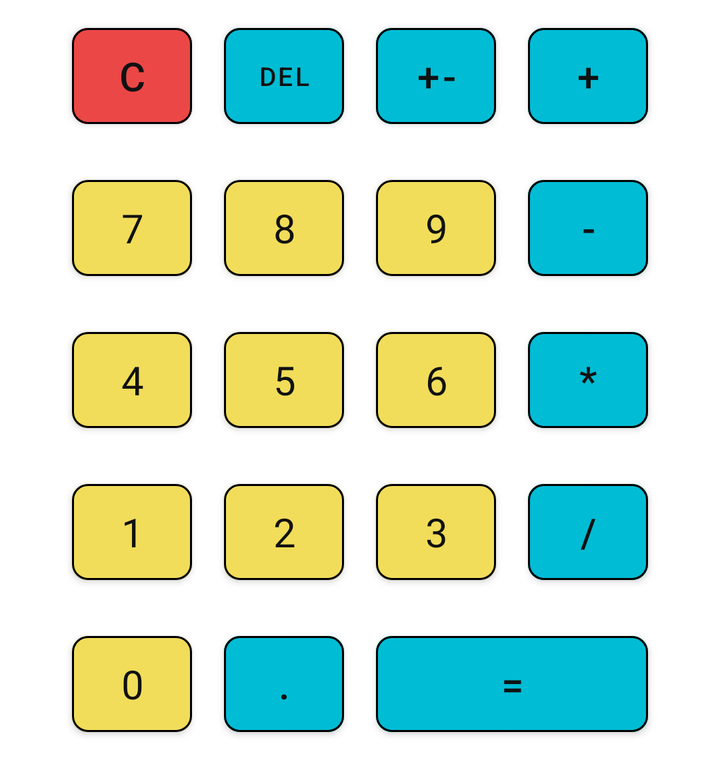
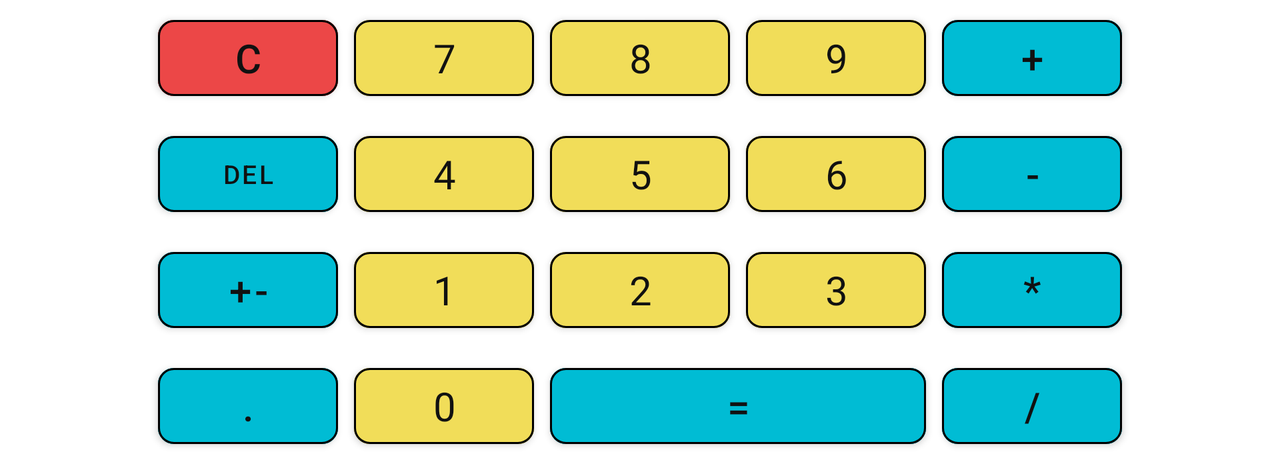

The same Android screen from two of the app's own layout files: first res/layout/ as a phone draws it, then the repository's variant for another configuration, drawn on a device whose configuration selects that folder. Both files follow.
<!-- AndroidManifest.xml: application theme Theme.MyCalculator -->
<!-- res/layout/activity_keyboard.xml -->
<?xml version="1.0" encoding="utf-8"?>
<TableLayout xmlns:android="http://schemas.android.com/apk/res/android"
    android:layout_width="match_parent"
    android:layout_height="wrap_content"
    android:layout_columnSpan="4"
    android:background="@color/keyboard_background">

    <TableRow
        android:layout_width="match_parent"
        android:layout_height="match_parent"
        android:gravity="center">

        <com.google.android.material.button.MaterialButton
            android:id="@+id/reset_button"
            style="@style/ButtonStyle.Reset"
            android:text="@string/button_reset"/>

        <com.google.android.material.button.MaterialButton
            android:id="@+id/delete_button"
            style="@style/ButtonStyle.Actions"
            android:textSize="@dimen/del_button_text_size"
            android:text="@string/button_delete"/>

        <com.google.android.material.button.MaterialButton
            android:id="@+id/change_number_sign_button"
            style="@style/ButtonStyle.Actions"
            android:text="@string/button_change_sign"/>

        <com.google.android.material.button.MaterialButton
            android:id="@+id/plus_button"
            style="@style/ButtonStyle.Actions"
            android:text="@string/button_plus"/>
    </TableRow>

    <TableRow
        android:layout_width="match_parent"
        android:layout_height="match_parent"
        android:gravity="center">

        <com.google.android.material.button.MaterialButton
            android:id="@+id/seven_button"
            style="@style/ButtonStyle.Numbers"
            android:text="@string/button_7"/>

        <com.google.android.material.button.MaterialButton
            android:id="@+id/eight_button"
            style="@style/ButtonStyle.Numbers"
            android:text="@string/button_8"/>

        <com.google.android.material.button.MaterialButton
            android:id="@+id/nine_button"
            style="@style/ButtonStyle.Numbers"
            android:text="@string/button_9"/>

        <com.google.android.material.button.MaterialButton
            android:id="@+id/minus_button"
            style="@style/ButtonStyle.Actions"
            android:text="@string/button_minus"/>
    </TableRow>

    <TableRow
        android:layout_width="match_parent"
        android:layout_height="match_parent"
        android:gravity="center">

        <com.google.android.material.button.MaterialButton
            android:id="@+id/four_button"
            style="@style/ButtonStyle.Numbers"
            android:text="@string/button_4"/>

        <com.google.android.material.button.MaterialButton
            android:id="@+id/five_button"
            style="@style/ButtonStyle.Numbers"
            android:text="@string/button_5"/>

        <com.google.android.material.button.MaterialButton
            android:id="@+id/six_button"
            style="@style/ButtonStyle.Numbers"
            android:text="@string/button_6"/>

        <com.google.android.material.button.MaterialButton
            android:id="@+id/multiply_button"
            style="@style/ButtonStyle.Actions"
            android:text="@string/button_multiply"/>
    </TableRow>

    <TableRow
        android:layout_width="match_parent"
        android:layout_height="match_parent"
        android:gravity="center">

        <com.google.android.material.button.MaterialButton
            android:id="@+id/one_button"
            style="@style/ButtonStyle.Numbers"
            android:text="@string/button_1"/>

        <com.google.android.material.button.MaterialButton
            android:id="@+id/two_button"
            style="@style/ButtonStyle.Numbers"
            android:text="@string/button_2"/>

        <com.google.android.material.button.MaterialButton
            android:id="@+id/three_button"
            style="@style/ButtonStyle.Numbers"
            android:text="@string/button_3"/>

        <com.google.android.material.button.MaterialButton
            android:id="@+id/divide_button"
            style="@style/ButtonStyle.Actions"
            android:text="@string/button_divide"/>
    </TableRow>

    <TableRow
        android:layout_width="match_parent"
        android:layout_height="match_parent"
        android:gravity="center">

        <com.google.android.material.button.MaterialButton
            android:id="@+id/zero_button"
            style="@style/ButtonStyle.Numbers"
            android:text="@string/button_0"/>

        <com.google.android.material.button.MaterialButton
            android:id="@+id/point_button"
            style="@style/ButtonStyle.Actions"
            android:text="@string/button_point"/>

        <com.google.android.material.button.MaterialButton
            android:id="@+id/result_button"
            style="@style/ButtonStyle.Actions"
            android:layout_span="2"
            android:text="@string/button_result"/>


    </TableRow>

</TableLayout>
<!-- resources referenced by this layout -->
<resources>
  <color name="keyboard_background">#0000</color>
  <dimen name="del_button_text_size">13sp</dimen>
  <string name="button_0">0</string>
  <string name="button_1">1</string>
  <string name="button_2">2</string>
  <string name="button_3">3</string>
  <string name="button_4">4</string>
  <string name="button_5">5</string>
  <string name="button_6">6</string>
  <string name="button_7">7</string>
  <string name="button_8">8</string>
  <string name="button_9">9</string>
  <string name="button_change_sign">+-</string>
  <string name="button_delete">del</string>
  <string name="button_divide">/</string>
  <string name="button_minus">-</string>
  <string name="button_multiply">*</string>
  <string name="button_plus">+</string>
  <string name="button_point">.</string>
  <string name="button_reset">C</string>
  <string name="button_result">=</string>
  <style name="ButtonStyle.Actions">
          <item name="android:backgroundTint">@color/action_button_color</item>
          <item name="android:textColor">@color/action_button_text_color</item>
          <item name="android:textSize">@dimen/button_text_size</item>
      </style>
  <style name="ButtonStyle.Numbers">
          <item name="android:backgroundTint">@color/number_button_color</item>
          <item name="android:textColor">@color/number_button_text_color</item>
          <item name="android:textSize">@dimen/button_text_size</item>
          <item name="android:fontFamily">@font/numbers2</item>
      </style>
  <style name="ButtonStyle.Reset">
          <item name="android:backgroundTint">@color/reset_button_color</item>
          <item name="android:textColor">@color/reset_button_text_color</item>
          <item name="android:textSize">@dimen/button_text_size</item>
      </style>
  <style name="Theme.MyCalculator" parent="Theme.MaterialComponents.DayNight.DarkActionBar">
          
              <item name="colorPrimary">@color/purple_500</item>
          <item name="colorPrimaryVariant">@color/purple_700</item>
          <item name="colorOnPrimary">@color/white</item>
          
          <item name="colorSecondary">@color/teal_200</item>
          <item name="colorSecondaryVariant">@color/teal_700</item>
          <item name="colorOnSecondary">@color/black</item>
          
          <item name="android:statusBarColor" tools:targetApi="l">?attr/colorPrimaryVariant</item>
          
      </style>
  <color name="action_button_color">#00BCD4</color>
  <color name="action_button_text_color">#111111</color>
  <dimen name="button_text_size">20sp</dimen>
  <color name="number_button_color">#F1DD59</color>
  <color name="number_button_text_color">#111111</color>
  <color name="reset_button_color">#EC4747</color>
  <color name="reset_button_text_color">#111111</color>
  <color name="purple_500">#FF6200EE</color>
  <color name="purple_700">#FF3700B3</color>
  <color name="white">#FFFFFFFF</color>
  <color name="teal_200">#FF03DAC5</color>
  <color name="teal_700">#FF018786</color>
  <color name="black">#FF000000</color>
</resources>
<!-- res/layout-land/activity_keyboard.xml (the repository's variant of the layout above) -->
<!-- drawn on the phone turned sideways -->
<?xml version="1.0" encoding="utf-8"?>
<TableLayout xmlns:android="http://schemas.android.com/apk/res/android"
    android:layout_width="match_parent"
    android:layout_height="wrap_content"
    android:layout_columnSpan="5">

    <TableRow
        android:layout_width="match_parent"
        android:layout_height="wrap_content"
        android:gravity="center">

        <com.google.android.material.button.MaterialButton
            android:id="@+id/reset_button"
            style="@style/ButtonStyle.Reset"
            android:text="@string/button_reset" />

        <com.google.android.material.button.MaterialButton
            android:id="@+id/seven_button"
            style="@style/ButtonStyle.Numbers"
            android:text="@string/button_7" />

        <com.google.android.material.button.MaterialButton
            android:id="@+id/eight_button"
            style="@style/ButtonStyle.Numbers"
            android:text="@string/button_8" />

        <com.google.android.material.button.MaterialButton
            android:id="@+id/nine_button"
            style="@style/ButtonStyle.Numbers"
            android:text="@string/button_9" />

        <com.google.android.material.button.MaterialButton
            android:id="@+id/plus_button"
            style="@style/ButtonStyle.Actions"
            android:text="@string/button_plus" />
    </TableRow>

    <TableRow
        android:layout_width="match_parent"
        android:layout_height="match_parent"
        android:gravity="center">

        <com.google.android.material.button.MaterialButton
            android:id="@+id/delete_button"
            style="@style/ButtonStyle.Actions"
            android:text="@string/button_delete"
            android:textSize="@dimen/del_button_text_size" />

        <com.google.android.material.button.MaterialButton
            android:id="@+id/four_button"
            style="@style/ButtonStyle.Numbers"
            android:text="@string/button_4" />

        <com.google.android.material.button.MaterialButton
            android:id="@+id/five_button"
            style="@style/ButtonStyle.Numbers"
            android:text="@string/button_5" />

        <com.google.android.material.button.MaterialButton
            android:id="@+id/six_button"
            style="@style/ButtonStyle.Numbers"
            android:text="@string/button_6" />

        <com.google.android.material.button.MaterialButton
            android:id="@+id/minus_button"
            style="@style/ButtonStyle.Actions"
            android:text="@string/button_minus" />
    </TableRow>

    <TableRow
        android:layout_width="match_parent"
        android:layout_height="match_parent"
        android:gravity="center">

        <com.google.android.material.button.MaterialButton
            android:id="@+id/change_number_sign_button"
            style="@style/ButtonStyle.Actions"
            android:text="@string/button_change_sign" />

        <com.google.android.material.button.MaterialButton
            android:id="@+id/one_button"
            style="@style/ButtonStyle.Numbers"
            android:text="@string/button_1" />

        <com.google.android.material.button.MaterialButton
            android:id="@+id/two_button"
            style="@style/ButtonStyle.Numbers"
            android:text="@string/button_2" />

        <com.google.android.material.button.MaterialButton
            android:id="@+id/three_button"
            style="@style/ButtonStyle.Numbers"
            android:text="@string/button_3" />


        <com.google.android.material.button.MaterialButton
            android:id="@+id/multiply_button"
            style="@style/ButtonStyle.Actions"
            android:text="@string/button_multiply" />
    </TableRow>

    <TableRow
        android:layout_width="match_parent"
        android:layout_height="match_parent"
        android:gravity="center">

        <com.google.android.material.button.MaterialButton
            android:id="@+id/point_button"
            style="@style/ButtonStyle.Actions"
            android:text="@string/button_point" />

        <com.google.android.material.button.MaterialButton
            android:id="@+id/zero_button"
            style="@style/ButtonStyle.Numbers"
            android:text="@string/button_0" />

        <com.google.android.material.button.MaterialButton
            android:id="@+id/result_button"
            style="@style/ButtonStyle.Actions"
            android:layout_span="2"
            android:text="@string/button_result" />


        <com.google.android.material.button.MaterialButton
            android:id="@+id/divide_button"
            style="@style/ButtonStyle.Actions"
            android:text="@string/button_divide" />
    </TableRow>

</TableLayout>
<!-- resources referenced by the variant -->
<!-- as the phone turned sideways resolves them -->
<resources>
  <!-- from res/values-land/ -->
  <dimen name="del_button_text_size">13sp</dimen>
  <string name="button_0">0</string>
  <string name="button_1">1</string>
  <string name="button_2">2</string>
  <string name="button_3">3</string>
  <string name="button_4">4</string>
  <string name="button_5">5</string>
  <string name="button_6">6</string>
  <string name="button_7">7</string>
  <string name="button_8">8</string>
  <string name="button_9">9</string>
  <string name="button_change_sign">+-</string>
  <string name="button_delete">del</string>
  <string name="button_divide">/</string>
  <string name="button_minus">-</string>
  <string name="button_multiply">*</string>
  <string name="button_plus">+</string>
  <string name="button_point">.</string>
  <string name="button_reset">C</string>
  <string name="button_result">=</string>
  <style name="ButtonStyle.Actions">
          <item name="android:backgroundTint">@color/action_button_color</item>
          <item name="android:textColor">@color/action_button_text_color</item>
          <item name="android:textSize">@dimen/button_text_size</item>
      </style>
  <style name="ButtonStyle.Numbers">
          <item name="android:backgroundTint">@color/number_button_color</item>
          <item name="android:textColor">@color/number_button_text_color</item>
          <item name="android:textSize">@dimen/button_text_size</item>
          <item name="android:fontFamily">@font/numbers2</item>
      </style>
  <style name="ButtonStyle.Reset">
          <item name="android:backgroundTint">@color/reset_button_color</item>
          <item name="android:textColor">@color/reset_button_text_color</item>
          <item name="android:textSize">@dimen/button_text_size</item>
      </style>
  <style name="Theme.MyCalculator" parent="Theme.MaterialComponents.DayNight.DarkActionBar">
          
              <item name="colorPrimary">@color/purple_500</item>
          <item name="colorPrimaryVariant">@color/purple_700</item>
          <item name="colorOnPrimary">@color/white</item>
          
          <item name="colorSecondary">@color/teal_200</item>
          <item name="colorSecondaryVariant">@color/teal_700</item>
          <item name="colorOnSecondary">@color/black</item>
          
          <item name="android:statusBarColor" tools:targetApi="l">?attr/colorPrimaryVariant</item>
          
      </style>
  <color name="action_button_color">#00BCD4</color>
  <color name="action_button_text_color">#111111</color>
  <!-- from res/values-land/ -->
  <dimen name="button_text_size">20sp</dimen>
  <color name="number_button_color">#F1DD59</color>
  <color name="number_button_text_color">#111111</color>
  <color name="reset_button_color">#EC4747</color>
  <color name="reset_button_text_color">#111111</color>
  <color name="purple_500">#FF6200EE</color>
  <color name="purple_700">#FF3700B3</color>
  <color name="white">#FFFFFFFF</color>
  <color name="teal_200">#FF03DAC5</color>
  <color name="teal_700">#FF018786</color>
  <color name="black">#FF000000</color>
</resources>
